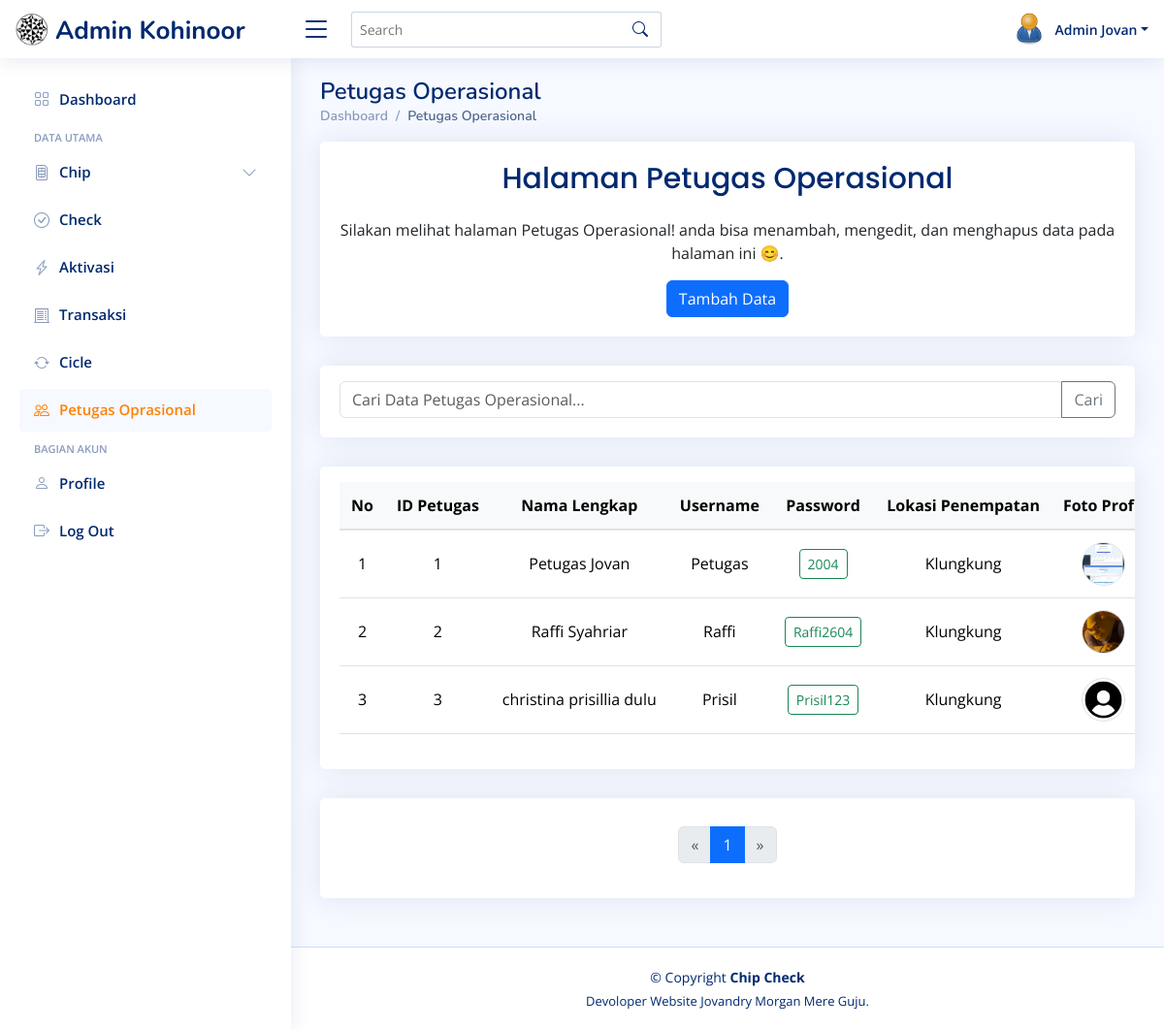
Screenshot of /pengguna/admin/petugas.php (signed in) with the database file from the repository.
### tables this page shows
CREATE TABLE `petugas` (
  `id_petugas` int(12) NOT NULL,
  `nama_lengkap` varchar(120) NOT NULL,
  `lokasi_penempatan` varchar(50) NOT NULL,
  `username` varchar(50) NOT NULL,
  `password` varchar(50) NOT NULL,
  `fp` text NOT NULL
);

### pengguna/admin/fitur/nama_halaman.php (called while the page is built, shortened)
<?php
$current_page = basename(parse_url($_SERVER['REQUEST_URI'], PHP_URL_PATH), ".php");
switch ($current_page) {
    case 'petugas':
        $page_title = 'Petugas Operasional';
        break;
}

### pengguna/admin/petugas.php (the view, shortened to what this page needs)
<!DOCTYPE html>
<html lang="en">
<?php include 'fitur/head.php'; ?>
<body translate="no">
    <?php include 'fitur/header.php'; ?>
    <?php include 'fitur/sidebar.php'; ?>
    <main id="main" class="main">
        <?php include 'fitur/title.php'; ?>
        <?php include 'fitur/papan_nama.php'; ?>
        <div id="load_data">
            <section class="section">
                <div class="row">
                    <div class="col-lg-12">
                        <div class="card">
                            <div class="card-body text-center">
                                <form method="GET" action="">
                                    <div class="input-group mt-3">
                                        <input type="text" class="form-control"
                                            placeholder="Cari Data <?= $page_title ?>..." name="search"
                                            value="<?php echo isset($_GET['search']) ? htmlspecialchars($_GET['search']) : ''; ?>">
                                        <button class="btn btn-outline-secondary" type="submit">Cari</button>
                                    </div>
                                </form>
                            </div>
                        </div>
                    </div>
                </div>
            </section>
            <?php
            include '../../keamanan/koneksi.php';
            $search = isset($_GET['search']) ? $_GET['search'] : '';
            $page = isset($_GET['page']) ? (int)$_GET['page'] : 1;
            $limit = 10;
            $offset = ($page - 1) * $limit;
            $query = "SELECT * FROM petugas
              WHERE nama_lengkap LIKE ?
                 OR username LIKE ?
                 OR lokasi_penempatan LIKE ?
              LIMIT ?, ?";
            $stmt = $koneksi->prepare($query);
            $search_param = '%' . $search . '%';
            $stmt->bind_param("sssii", $search_param, $search_param, $search_param, $offset, $limit);
            $stmt->execute();
            $result = $stmt->get_result();
            $total_query = "SELECT COUNT(*) as total FROM petugas
                    WHERE nama_lengkap LIKE ?
                       OR username LIKE ?
                       OR lokasi_penempatan LIKE ?";
            $stmt_total = $koneksi->prepare($total_query);
            $stmt_total->bind_param("sss", $search_param, $search_param, $search_param);
            $stmt_total->execute();
            $total_result = $stmt_total->get_result();
            $total_row = $total_result->fetch_assoc();
            $total_pages = ceil($total_row['total'] / $limit);
            ?>
            <section class="section">
                <div class="row">
                    <div class="col-lg-12">
                        <div class="card">
                            <div class="card-body" style="overflow-x: auto;">
                                <?php if ($result->num_rows > 0): ?>
                                    <table class="table table-hover text-center mt-3 align-middle">
                                        <thead class="table-primary">
                                            <tr>
                                                <th>No</th>
                                                <th>ID Petugas</th>
                                                <th>Nama Lengkap</th>
                                                <th>Username</th>
                                                <th>Password</th>
                                                <th>Lokasi Penempatan</th>
                                                <th>Foto Profil</th>
                                            </tr>
                                        </thead>
                                        <tbody>
                                            <?php
                                            $nomor = $offset + 1;
                                            while ($row = $result->fetch_assoc()) :
                                            ?>
                                                <tr>
                                                    <td><?php echo $nomor++; ?></td>
                                                    <td><?php echo htmlspecialchars($row['id_petugas']); ?></td>
                                                    <td><?php echo htmlspecialchars($row['nama_lengkap']); ?></td>
                                                    <td><?php echo htmlspecialchars($row['username']); ?></td>
                                                    <td>
                                                        <button class="btn btn-outline-success btn-sm"
                                                            title="Klik untuk menyalin password"
                                                            onclick="copyToClipboard(this, '<?php echo htmlspecialchars($row['password']); ?>')">
                                                            <?php echo htmlspecialchars($row['password']); ?>
                                                        </button>
                                                    </td>
                                                    <td><?php echo htmlspecialchars($row['lokasi_penempatan']); ?></td>
                                                    <td>
                                                        <?php if (!empty($row['fp'])): ?>
                                                            <img src="../../assets_admin/img/fp_pengguna/petugas/<?php echo $row['fp']; ?>"
                                                                alt="Foto" width="45" height="45" class="rounded-circle border">
                                                        <?php else: ?>
                                                            <img src="../../assets_admin/img/user.png" alt="Foto Default" width="45"
                                                                height="45" class="rounded-circle border">
                                                        <?php endif; ?>
                                                    </td>
                                                </tr>
                                            <?php endwhile; ?>
                                        </tbody>
                                    </table>
                                <?php else: ?>
                                    <p class="text-center mt-4">Data petugas tidak ditemukan 😖.</p>
                                <?php endif; ?>
                            </div>
                        </div>
                    </div>
                </div>
            </section>
            <section class="section">
                <div class="row">
                    <div class="col-lg-12">
                        <div class="card">
                            <div class="card-body text-center">
                                <nav aria-label="Page navigation example" style="margin-top: 1.8rem;">
                                    <ul class="pagination justify-content-center">
                                        <li class="page-item <?php if ($page <= 1) echo 'disabled'; ?>">
                                            <a class="page-link"
                                                href="<?php if ($page > 1) echo '?page=' . ($page - 1) . '&search=' . $search; ?>"
                                                aria-label="Previous">
                                                <span aria-hidden="true">&laquo;</span>
                                            </a>
                                        </li>
                                        <?php for ($i = 1; $i <= $total_pages; $i++): ?>
                                            <li class="page-item <?php if ($i == $page) echo 'active'; ?>">
                                                <a class="page-link"
                                                    href="?page=<?php echo $i; ?>&search=<?php echo $search; ?>"><?php echo $i; ?></a>
                                            </li>
                                        <?php endfor; ?>
                                        <li class="page-item <?php if ($page >= $total_pages) echo 'disabled'; ?>">
                                            <a class="page-link"
                                                href="<?php if ($page < $total_pages) echo '?page=' . ($page + 1) . '&search=' . $search; ?>"
                                                aria-label="Next">
                                                <span aria-hidden="true">&raquo;</span>
                                            </a>
                                        </li>
                                    </ul>
                                </nav>
                            </div>
                        </div>
                    </div>
                </div>
            </section>
        </div>
    </main>
    <?php include 'fitur/bagian_akhir.php'; ?>
</body>
</html>

### pengguna/admin/fitur/header.php (shortened to what this page needs)
<header id="header" class="header fixed-top d-flex align-items-center justify-content-between">
    <div class="d-flex align-items-center">
        <a href="dashboard" class="logo d-flex align-items-center">
            <img src="../../assets_admin/img/kohinor/logo_kohinor.png" alt="Logo Kohinor" />
            <span class="d-none d-lg-block" style="margin-left: 5px; font-size: 26px; margin-top: 3px;">
                Admin Kohinoor
            </span>
        </a>
        <i class="bi bi-list toggle-sidebar-btn"></i>
    </div>
    <div class="search-bar">
        <form class="search-form d-flex align-items-center" method="POST" action="fitur/search.php">
            <input type="text" name="query" placeholder="Search" title="Enter search keyword" />
            <button type="submit" title="Search">
                <i class="bi bi-search"></i>
            </button>
        </form>
    </div>
    <nav class="header-nav ms-auto">
        <ul class="d-flex align-items-center">
            <li class="nav-item dropdown pe-3">
                <a class="nav-link nav-profile d-flex align-items-center pe-0" href="#" data-bs-toggle="dropdown">
                    <?php
                    include '../../keamanan/koneksi.php';
                    if (isset($_SESSION['id_admin'])) {
                        $id_admin = $_SESSION['id_admin'];
                        $query = "SELECT * FROM admin WHERE id_admin = '$id_admin'";
                        $result = mysqli_query($koneksi, $query);
                        if ($result && mysqli_num_rows($result) > 0) {
                            $admin = mysqli_fetch_assoc($result);
                            if (!empty($admin['fp'])) {
                                echo '<img src="../../assets_admin/img/fp_pengguna/admin/' . $admin['fp'] . '" alt="Profile" class="rounded-circle" />';
                            } else {
                                echo '<img src="../../assets_admin/img/user.png" alt="Profile" class="rounded-circle" />';
                            }
                            echo '<span class="d-none d-md-block dropdown-toggle ps-2">' . $admin['nama_lengkap'] . '</span>';
                        }
                    }
                    ?>
                </a>
            </li>
        </ul>
    </nav>
</header>

### rows the page displays
petugas: id_petugas "1", nama_lengkap "Petugas Jovan", username "Petugas", password "2004", lokasi_penempatan "Klungkung", fp (picture)
petugas: id_petugas "2", nama_lengkap "Raffi Syahriar", username "Raffi", password "Raffi2604", lokasi_penempatan "Klungkung", fp (picture)
petugas: id_petugas "3", nama_lengkap "christina prisillia dulu", username "Prisil", password "Prisil123", lokasi_penempatan "Klungkung", fp (picture)

### other values shown
$admin['nama_lengkap'] "Admin Jovan"
$page_title "Petugas Operasional"
